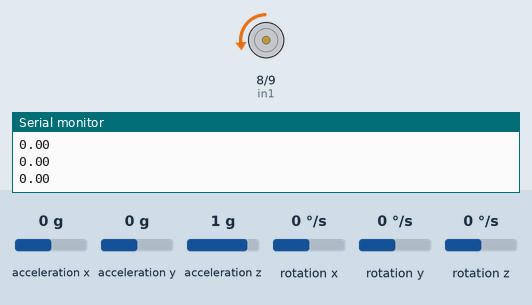
Simulated run of this sketch. Board: Arduino Uno, built with avr-gcc and run on an emulated ATmega328P. Parts: motor-driver pin pairs drawn as motors (green arrow = first pin HIGH = forward, orange = second pin HIGH = backward, longer = more drive, scaled by the enable pin), the last lines printed to the serial monitor. Inputs (shaded band) come from the test bench; at power-on: acceleration x 0 g, acceleration y 0 g, acceleration z 1 g, rotation x 0 °/s, rotation y 0 °/s, rotation z 0 °/s.

Above: at 4.2 s.
4.3 s: acceleration x set to -1.4 g
At 4.9 s:
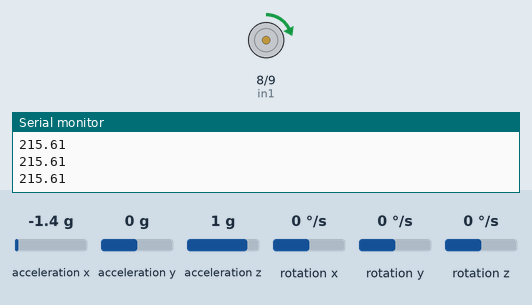
5.9 s: acceleration y set to -0.5 g
At 6.4 s:
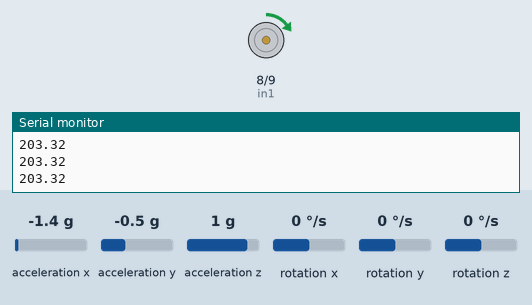
7.5 s: acceleration y set to -0.8 g
At 8.72 s:
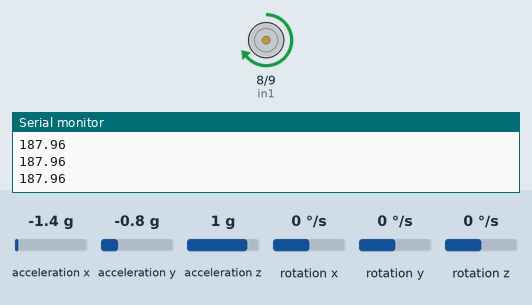
10.5 s: acceleration x set to 0 g
12.0 s: acceleration x set to 1.4 g
Timing chart, 0 to 16.0 s (numbered marks = the images above; inputs shaded):
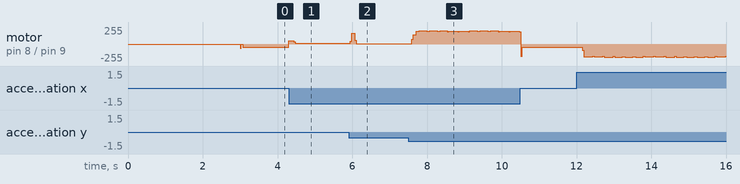

Measured:
- the behaviour switches between -0.6 and -0.7 g on acceleration y (found by bisection; images 2 and 3)
- after the input at 4.3 s, motor on pin 8 (in1) / pin 9 (in2): backward 48/255 → forward 48/255 at once, → forward 14/255 0.12 s later
- after the input at 5.9 s, motor on pin 8 (in1) / pin 9 (in2): forward 14/255 → forward 161/255 after 0.05 s, → forward 5/255 0.12 s later

The sketch:

self_balncing_code.ino
```cpp
#include <MPU6050_tockn.h>
#include <Wire.h>// MPU6050  and Wire  libraries
#include <PID_v1.h>//PID Library

MPU6050 mpu6050(Wire);

double Setpoint;
double Input, Output, Input1;
double Kp = 4.0, Ki = 0.0, Kd = 2.0; //assigning random values

//motor controllling pins
int ena = 5;
int in1 = 8;
int in2 = 9;

PID myPID(&Input1, &Output, &Setpoint, Kp, Ki, Kd, DIRECT);

void setup() {
  Serial.begin(9600);
  Wire.begin();
  //turn the MPU6050 sensor on
  mpu6050.begin();

  //Calculating offset values
  mpu6050.calcGyroOffsets(true);

  //turn the PID on
  myPID.SetMode(AUTOMATIC);
  Setpoint = 0.56;
  myPID.SetControllerDirection(REVERSE);
  //motor module control
  pinMode(ena, OUTPUT);
  pinMode(in1, OUTPUT);
  pinMode(in2, OUTPUT);
}

void loop() {
  mpu6050.update();
  Input = mpu6050.getAngleY();
  if (Input < Setpoint) {
    Input1 = abs(Input);
  }
  else {
    Input1 = Input;
  }
//  Input1=abs(Input);
    if (abs(Input - Setpoint) <= 3) {
      Ki = 1.0;
      myPID.SetTunings(Kp , Ki, Kd );
    }
    else {
      Ki = 0.0;
      myPID.SetTunings(Kp , Ki, Kd );
    }

  myPID.Compute();
  Serial.println(Output);//check the outputvalues of the PID Code
  //scale the output before writing it
  if (abs(Input - Setpoint) <= 3) {
    if  (Output>10){
      Output=10;
    }
  }

  analogWrite(ena, Output+60); //writing the output of the PID Code to  the motor module

  if (Input >= Setpoint) {
    digitalWrite(in1,  HIGH);
    digitalWrite(in2, LOW);
    delay(10);
  }
  else {
    digitalWrite(in1, LOW);
    digitalWrite(in2, HIGH);
    delay(10);
  }
  analogWrite(ena, 0);
}
```
